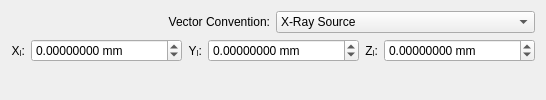
           <widget class="QWidget" name="beam_vector_cartesian">
            <layout class="QGridLayout" name="gridLayout_8">
             <item row="6" column="0">
              <widget class="QLabel" name="beam_vector_cartesian_x_label">
               <property name="sizePolicy">
                <sizepolicy hsizetype="Fixed" vsizetype="Preferred">
                 <horstretch>0</horstretch>
                 <verstretch>0</verstretch>
                </sizepolicy>
               </property>
               <property name="text">
                <string>Xₗ:</string>
               </property>
               <property name="alignment">
                <set>Qt::AlignRight|Qt::AlignTrailing|Qt::AlignVCenter</set>
               </property>
              </widget>
             </item>
             <item row="6" column="5">
              <widget class="ScientificDoubleSpinBox" name="beam_vector_cartesian_z">
               <property name="keyboardTracking">
                <bool>false</bool>
               </property>
               <property name="suffix">
                <string> mm</string>
               </property>
               <property name="decimals">
                <number>8</number>
               </property>
               <property name="minimum">
                <double>-1000000.000000000000000</double>
               </property>
               <property name="maximum">
                <double>1000000.000000000000000</double>
               </property>
               <property name="singleStep">
                <double>0.001000000000000</double>
               </property>
              </widget>
             </item>
             <item row="7" column="0" colspan="6">
              <widget class="QLabel" name="cartesian_beam_vector_normalized_note">
               <property name="styleSheet">
                <string notr="true">QLabel { font: italic; }</string>
               </property>
               <property name="text">
                <string/>
               </property>
              </widget>
             </item>
             <item row="6" column="2">
              <widget class="QLabel" name="beam_vector_cartesian_y_label">
               <property name="sizePolicy">
                <sizepolicy hsizetype="Fixed" vsizetype="Preferred">
                 <horstretch>0</horstretch>
                 <verstretch>0</verstretch>
                </sizepolicy>
               </property>
               <property name="text">
                <string>Yₗ:</string>
               </property>
               <property name="alignment">
                <set>Qt::AlignRight|Qt::AlignTrailing|Qt::AlignVCenter</set>
               </property>
              </widget>
             </item>
             <item row="6" column="3">
              <widget class="ScientificDoubleSpinBox" name="beam_vector_cartesian_y">
               <property name="keyboardTracking">
                <bool>false</bool>
               </property>
               <property name="suffix">
                <string> mm</string>
               </property>
               <property name="decimals">
                <number>8</number>
               </property>
               <property name="minimum">
                <double>-1000000.000000000000000</double>
               </property>
               <property name="maximum">
                <double>1000000.000000000000000</double>
               </property>
               <property name="singleStep">
                <double>0.001000000000000</double>
               </property>
              </widget>
             </item>
             <item row="6" column="4">
              <widget class="QLabel" name="beam_vector_cartesian_z_label">
               <property name="sizePolicy">
                <sizepolicy hsizetype="Fixed" vsizetype="Preferred">
                 <horstretch>0</horstretch>
                 <verstretch>0</verstretch>
                </sizepolicy>
               </property>
               <property name="text">
                <string>Zₗ:</string>
               </property>
               <property name="alignment">
                <set>Qt::AlignRight|Qt::AlignTrailing|Qt::AlignVCenter</set>
               </property>
              </widget>
             </item>
             <item row="6" column="1">
              <widget class="ScientificDoubleSpinBox" name="beam_vector_cartesian_x">
               <property name="keyboardTracking">
                <bool>false</bool>
               </property>
               <property name="suffix">
                <string> mm</string>
               </property>
               <property name="decimals">
                <number>8</number>
               </property>
               <property name="minimum">
                <double>-1000000.000000000000000</double>
               </property>
               <property name="maximum">
                <double>1000000.000000000000000</double>
               </property>
               <property name="singleStep">
                <double>0.001000000000000</double>
               </property>
              </widget>
             </item>
             <item row="0" column="0" colspan="6">
              <layout class="QHBoxLayout" name="horizontalLayout_2">
               <item>
                <widget class="QLabel" name="beam_vector_convention_label">
                 <property name="text">
                  <string>Vector Convention:</string>
                 </property>
                 <property name="alignment">
                  <set>Qt::AlignRight|Qt::AlignTrailing|Qt::AlignVCenter</set>
                 </property>
                </widget>
               </item>
               <item>
                <widget class="QComboBox" name="cartesian_beam_vector_convention">
                 <property name="toolTip">
                  <string>&lt;html&gt;&lt;head/&gt;&lt;body&gt;&lt;p&gt;&amp;quot;Propagation&amp;quot; is the negative of the &amp;quot;X-Ray Source&amp;quot; method.&lt;/p&gt;&lt;/body&gt;&lt;/html&gt;</string>
                 </property>
                 <item>
                  <property name="text">
                   <string>X-Ray Source</string>
                  </property>
                 </item>
                 <item>
                  <property name="text">
                   <string>Propagation</string>
                  </property>
                 </item>
                </widget>
               </item>
              </layout>
             </item>
            </layout>
           </widget>
